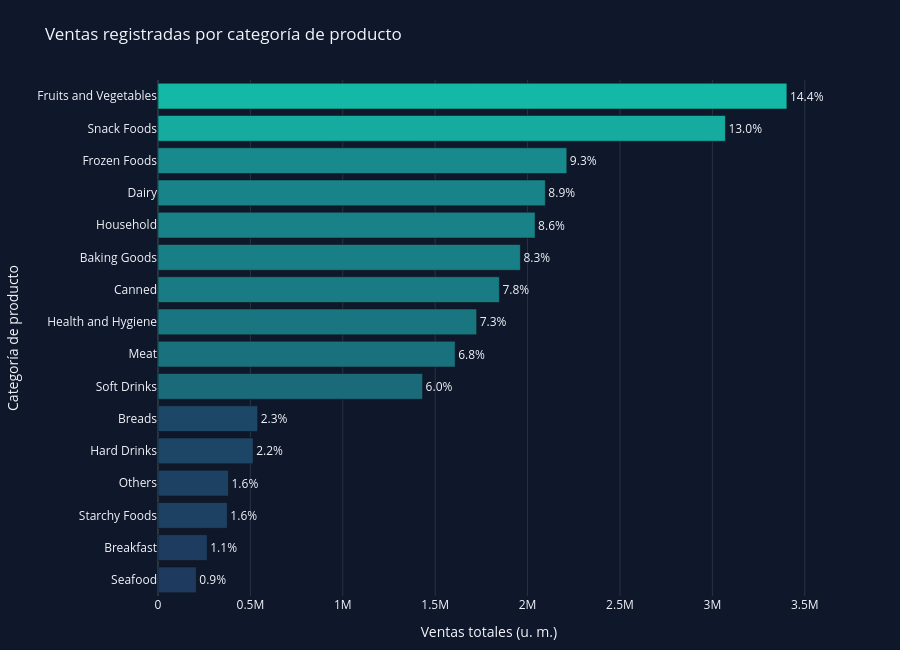

The cell this chart's notebook holds for it:
### Code cell
fig_categoria = px.bar(
    ventas_categoria,
    x="Ventas_totales",
    y="Product_Type",
    orientation="h",
    color="Ventas_totales",
    color_continuous_scale=[
        "#1E3A5F",
        "#14B8A6"
    ],
    text="Participacion_pct",
    title="Ventas registradas por categoría de producto",
    labels={
        "Ventas_totales": "Ventas totales (u. m.)",
        "Product_Type": "Categoría de producto",
        "Participacion_pct": "Participación (%)",
        "Ventas_promedio": "Ventas promedio",
        "Observaciones": "Registros"
    },
    hover_data={
        "Ventas_promedio": ":,.2f",
        "Observaciones": True,
        "Participacion_pct": ":.2f"
    }
)

fig_categoria.update_traces(
    texttemplate="%{text:.1f}%",
    textposition="outside",
    cliponaxis=False
)

fig_categoria.update_layout(
    height=650,
    paper_bgcolor="#0F172A",
    plot_bgcolor="#0F172A",
    coloraxis_showscale=False,
    yaxis_autorange="reversed",
    margin=dict(l=30, r=80, t=80, b=50)
)

fig_categoria.show()

fig_categoria.write_html(
    carpeta_graficas / "ventas_por_categoria.html"
)

### Figure 1 — Plotly figure (JSON) as saved in the notebook; plotly's stock layout.template omitted (floating-point values rounded to 4 significant figures)
{"data": [{"cliponaxis": false, "customdata": [[3190.0, 1067.0, 14.37], [3188.0, 963.0, 12.97], [3211.0, 689.0, 9.342], [3220.0, 651.0, 8.851], [3224.0, 633.0, 8.617], [3178.0, 617.0, 8.281], [3148.0, 587.0, 7.802], [3200.0, 539.0, 7.282], [3141.0, 512.0, 6.791], [3218.0, 445.0, 6.047], [3250.0, 166.0, 2.278], [3160.0, 163.0, 2.175], [3206.0, 119.0, 1.611], [3321.0, 113.0, 1.585], [3063.0, 87.0, 1.125], [3287.0, 63.0, 0.8744]], "hovertemplate": "Ventas totales (u. m.)=%{marker.color}<br>Categoría de producto=%{y}<br>Participación (%)=%{customdata[2]:.2f}<br>Ventas promedio=%{customdata[0]:,.2f}<br>Registros=%{customdata[1]}<extra></extra>", "legendgroup": "", "marker": {"color": [3403000.0, 3070000.0, 2212000.0, 2096000.0, 2041000.0, 1961000.0, 1848000.0, 1725000.0, 1608000.0, 1432000.0, 539600.0, 515100.0, 381500.0, 375200.0, 266500.0, 207100.0], "coloraxis": "coloraxis", "pattern": {"shape": ""}}, "name": "", "orientation": "h", "showlegend": false, "text": [14.37, 12.97, 9.342, 8.851, 8.617, 8.281, 7.802, 7.282, 6.791, 6.047, 2.278, 2.175, 1.611, 1.585, 1.125, 0.8744], "textposition": "outside", "texttemplate": "%{text:.1f}%", "type": "bar", "x": [3403000.0, 3070000.0, 2212000.0, 2096000.0, 2041000.0, 1961000.0, 1848000.0, 1725000.0, 1608000.0, 1432000.0, 539600.0, 515100.0, 381500.0, 375200.0, 266500.0, 207100.0], "xaxis": "x", "y": ["Fruits and Vegetables", "Snack Foods", "Frozen Foods", "Dairy", "Household", "Baking Goods", "Canned", "Health and Hygiene", "Meat", "Soft Drinks", "Breads", "Hard Drinks", "Others", "Starchy Foods", "Breakfast", "Seafood"], "yaxis": "y"}], "layout": {"barmode": "relative", "coloraxis": {"autocolorscale": false, "colorbar": {"title": {"text": "Ventas totales (u. m.)"}}, "colorscale": [[0, "#1E3A5F"], [1, "#14B8A6"]], "showscale": false}, "height": 650, "legend": {"tracegroupgap": 0}, "margin": {"b": 50, "l": 30, "r": 80, "t": 80}, "paper_bgcolor": "#0F172A", "plot_bgcolor": "#0F172A", "title": {"text": "Ventas registradas por categoría de producto"}, "xaxis": {"anchor": "y", "domain": [0, 1], "title": {"text": "Ventas totales (u. m.)"}}, "yaxis": {"anchor": "x", "autorange": "reversed", "domain": [0, 1], "title": {"text": "Categoría de producto"}}}}
